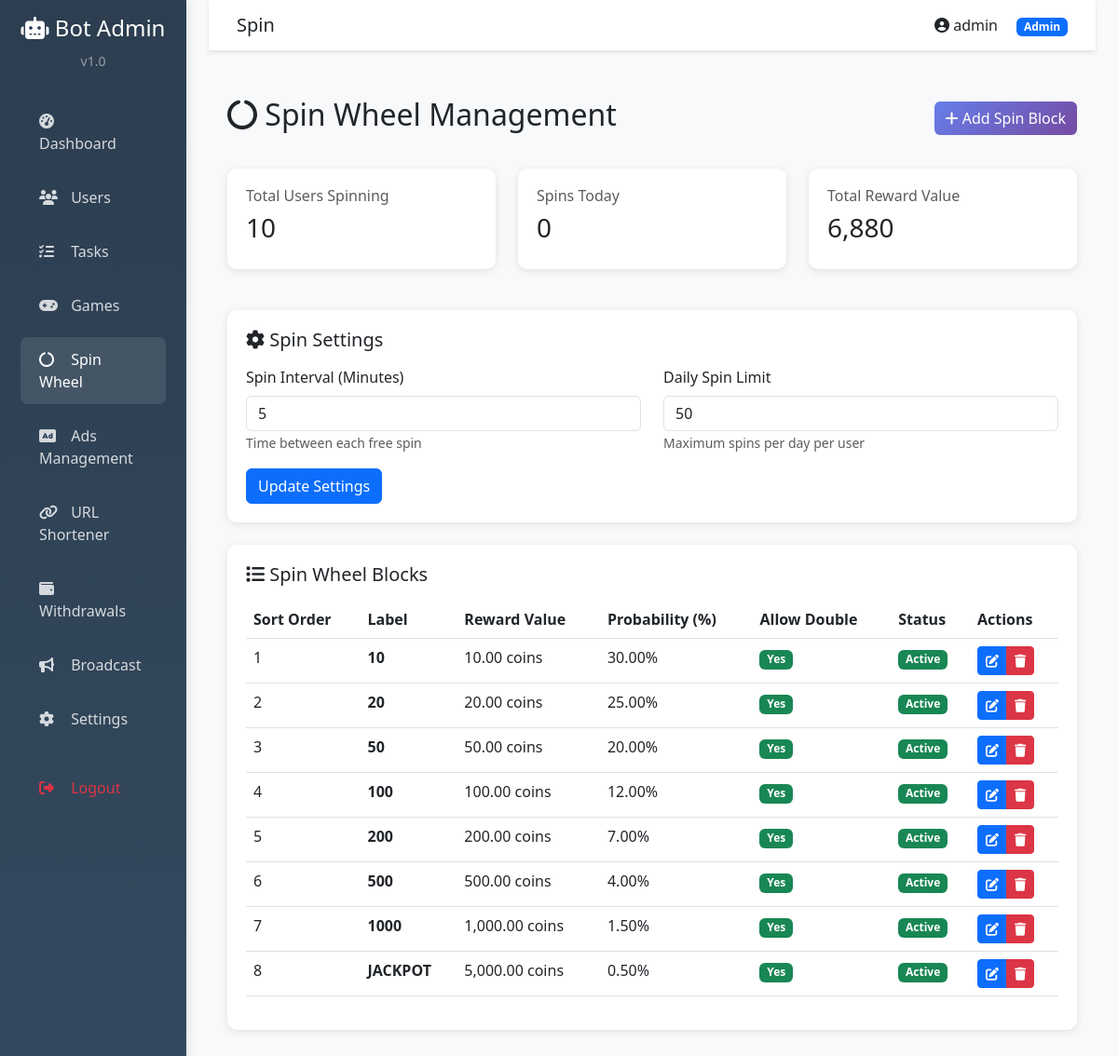
Screenshot of /admin/spin.php (signed in) with the database file from the repository.
### tables this page shows
CREATE TABLE `settings` (
  `id` int(11) NOT NULL,
  `setting_key` varchar(100) NOT NULL,
  `setting_value` text DEFAULT NULL,
  `updated_at` timestamp NULL DEFAULT current_timestamp() ON UPDATE current_timestamp()
);

CREATE TABLE `spin_config` (
  `id` int(11) NOT NULL,
  `block_label` varchar(50) NOT NULL,
  `reward_value` decimal(20,2) NOT NULL,
  `probability` decimal(5,2) NOT NULL,
  `is_active` tinyint(1) DEFAULT 1,
  `allow_double` tinyint(1) DEFAULT 1,
  `sort_order` int(11) DEFAULT 0
);

### config.php (called while the page is built, shortened)
<?php
class Database {
    private static $instance = null;
    private $conn;
    private function __construct() {
        try {
            $this->conn = new PDO(
                "mysql:host=" . DB_HOST . ";dbname=" . DB_NAME . ";charset=utf8mb4",
                DB_USER,
                DB_PASS,
                array(
                    PDO::ATTR_ERRMODE => PDO::ERRMODE_EXCEPTION,
                    PDO::ATTR_DEFAULT_FETCH_MODE => PDO::FETCH_ASSOC,
                    PDO::ATTR_EMULATE_PREPARES => false
                )
            );
        } catch(PDOException $e) {
            error_log("Database Connection Error: " . $e->getMessage());
            if (!isset($_SERVER['HTTP_ACCEPT']) || strpos($_SERVER['HTTP_ACCEPT'], 'application/json') === false) {
                http_response_code(500);
                echo '<!DOCTYPE html><html><head><meta charset="UTF-8"><title>Database Error</title></head><body style="font-family:Arial;padding:50px;text-align:center;"><h1>Service Unavailable</h1><p>Unable to connect to the database. Please try again later.</p></body></html>';
                exit;
            }
            die(json_encode(['success' => false, 'error' => 'Database connection failed']));
        }
    }
    public static function getInstance() {
        if (self::$instance === null) {
            self::$instance = new self();
        }
        return self::$instance;
    }
    public function getConnection() {
        return $this->conn;
    }
}
function getSetting($key, $default = null) {
    $db = Database::getInstance()->getConnection();
    $stmt = $db->prepare("SELECT setting_value FROM settings WHERE setting_key = ?");
    $stmt->execute([$key]);
    $result = $stmt->fetch();
    return $result ? $result['setting_value'] : $default;
}
?>

### admin/spin.php (the view, shortened to what this page needs)
<?php
require_once '../config.php';
require_once 'header.php';
$db = Database::getInstance()->getConnection();
$stmt = $db->query("SELECT * FROM spin_config ORDER BY sort_order ASC");
$spinBlocks = $stmt->fetchAll();
$spinInterval = getSetting('spin_interval_minutes', 60);
$dailyLimit = getSetting('spin_daily_limit', 10);
$stmt = $db->query("SELECT COUNT(*) FROM user_spins");
$totalUsers = $stmt->fetchColumn();
$stmt = $db->query("SELECT SUM(spins_today) FROM user_spins WHERE last_reset = CURDATE()");
$spinsToday = $stmt->fetchColumn() ?: 0;
?>
<div class="page-header d-flex justify-content-between align-items-center">
    <h2><i class="fas fa-circle-notch"></i> Spin Wheel Management</h2>
    <button class="btn btn-gradient" data-bs-toggle="modal" data-bs-target="#addBlockModal">
        <i class="fas fa-plus"></i> Add Spin Block
    </button>
</div>
<div class="row mb-4">
    <div class="col-md-4">
        <div class="stat-card">
            <h6 class="text-muted">Total Users Spinning</h6>
            <h3><?php echo number_format($totalUsers); ?></h3>
        </div>
    </div>
    <div class="col-md-4">
        <div class="stat-card">
            <h6 class="text-muted">Spins Today</h6>
            <h3><?php echo number_format($spinsToday); ?></h3>
        </div>
    </div>
    <div class="col-md-4">
        <div class="stat-card">
            <h6 class="text-muted">Total Reward Value</h6>
            <h3><?php echo number_format(array_sum(array_column($spinBlocks, 'reward_value'))); ?></h3>
        </div>
    </div>
</div>
<div class="stat-card mb-4">
    <h5 class="mb-3"><i class="fas fa-cog"></i> Spin Settings</h5>
    <form method="POST">
        <div class="row">
            <div class="col-md-6">
                <div class="mb-3">
                    <label class="form-label">Spin Interval (Minutes)</label>
                    <input type="number" class="form-control" name="spin_interval" value="<?php echo $spinInterval; ?>" required>
                    <small class="text-muted">Time between each free spin</small>
                </div>
            </div>
            <div class="col-md-6">
                <div class="mb-3">
                    <label class="form-label">Daily Spin Limit</label>
                    <input type="number" class="form-control" name="daily_limit" value="<?php echo $dailyLimit; ?>" required>
                    <small class="text-muted">Maximum spins per day per user</small>
                </div>
            </div>
        </div>
        <button type="submit" class="btn btn-primary">Update Settings</button>
    </form>
</div>
<div class="stat-card">
    <h5 class="mb-3"><i class="fas fa-list"></i> Spin Wheel Blocks</h5>
    <div class="table-responsive">
        <table class="table table-hover">
            <thead>
                <tr>
                    <th>Sort Order</th>
                    <th>Label</th>
                    <th>Reward Value</th>
                    <th>Probability (%)</th>
                    <th>Allow Double</th>
                    <th>Status</th>
                    <th>Actions</th>
                </tr>
            </thead>
            <tbody>
                <?php foreach ($spinBlocks as $block): ?>
                <tr>
                    <td><?php echo $block['sort_order']; ?></td>
                    <td><strong><?php echo htmlspecialchars($block['block_label']); ?></strong></td>
                    <td><?php echo number_format($block['reward_value'], 2); ?> coins</td>
                    <td><?php echo $block['probability']; ?>%</td>
                    <td>
                        <?php echo $block['allow_double'] ? '<span class="badge bg-success">Yes</span>' : '<span class="badge bg-secondary">No</span>'; ?>
                    </td>
                    <td>
                        <?php echo $block['is_active'] ? '<span class="badge bg-success">Active</span>' : '<span class="badge bg-danger">Inactive</span>'; ?>
                    </td>
                    <td>
                        <div class="btn-group">
                            <button class="btn btn-sm btn-primary" onclick='editBlock(<?php echo json_encode($block); ?>)'>
                                <i class="fas fa-edit"></i>
                            </button>
                            <button class="btn btn-sm btn-danger" onclick="deleteBlock(<?php echo $block['id']; ?>)">
                                <i class="fas fa-trash"></i>
                            </button>
                        </div>
                    </td>
                </tr>
                <?php endforeach; ?>
            </tbody>
        </table>
    </div>
</div>
<?php require_once 'footer.php'; ?>

### admin/header.php (style rules this page uses)
:root { --primary-gradient: linear-gradient(135deg, #667eea 0%, #764ba2 100%); }
body { background-color: #f8f9fa; }
.stat-card { background: white; border-radius: 10px; padding: 20px; box-shadow: 0 2px 8px rgba(0,0,0,0.1); margin-bottom: 20px; transition: transform 0.3s; }
.page-header { margin-bottom: 30px; }
.btn-gradient { background: var(--primary-gradient); border: none; color: white; }

### rows the page displays
settings: spin_interval "5"
settings: daily_limit "50"
spin_config: sort_order "1", block_label "10", reward_value "10.00", probability "30.00", allow_double "Yes", is_active "Active"
spin_config: sort_order "2", block_label "20", reward_value "20.00", probability "25.00", allow_double "Yes", is_active "Active"
spin_config: sort_order "3", block_label "50", reward_value "50.00", probability "20.00", allow_double "Yes", is_active "Active"
spin_config: sort_order "4", block_label "100", reward_value "100.00", probability "12.00", allow_double "Yes", is_active "Active"
spin_config: sort_order "5", block_label "200", reward_value "200.00", probability "7.00", allow_double "Yes", is_active "Active"
spin_config: sort_order "6", block_label "500", reward_value "500.00", probability "4.00", allow_double "Yes", is_active "Active"
spin_config: sort_order "7", block_label "1000", reward_value "1,000.00", probability "1.50", allow_double "Yes", is_active "Active"
spin_config: sort_order "8", block_label "JACKPOT", reward_value "5,000.00", probability "0.50", allow_double "Yes", is_active "Active"

### other values shown
$currentPage "Spin"
$_SESSION['admin_username'] "admin"
$_SESSION['admin_role'] "Admin"
$totalUsers "10"
$spinsToday "0"
array_sum(array_column($spinBlocks, 'reward_value')) "6,880"
